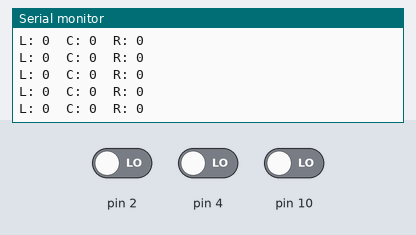
The sketch below on a simulated Arduino Uno, built with avr-gcc and run on an emulated ATmega328P. Shown: the last lines printed to the serial monitor. The test bench sets the inputs (shaded band); at power-on: pin 2 LOW, pin 4 LOW, pin 10 LOW.

Above: at 1.2 s.
1.3 s: pin 2 driven HIGH
At 1.8 s:
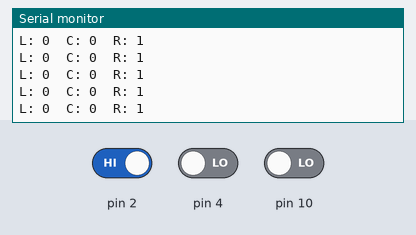
4.3 s: pin 4 driven HIGH
At 4.8 s:
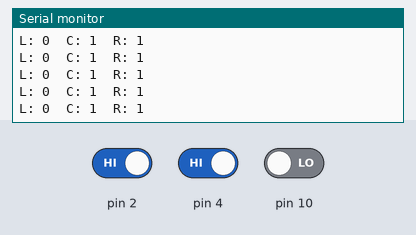
7.3 s: pin 10 driven HIGH
At 8.0 s:
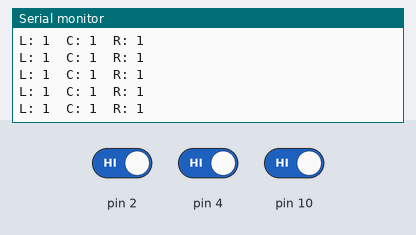
8.8 s: pin 2 driven LOW
At 9.3 s:
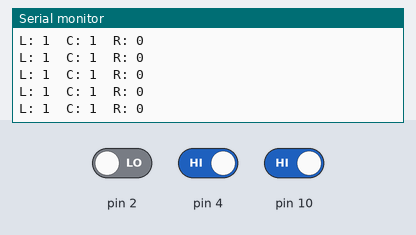
11.8 s: pin 4 driven LOW
At 12.8 s:
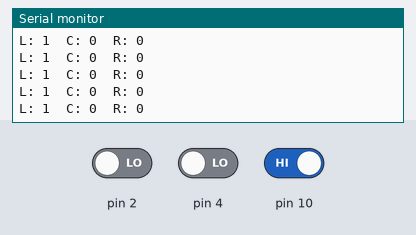
13.3 s: pin 10 driven LOW
At 13.8 s:
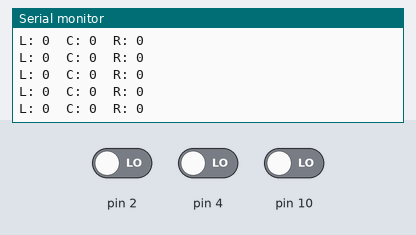

The sketch:

testLinetraker.ino
```cpp
// If LT_ returns true it means it found a white stripe.
// 0 for white, 1 elsewise

#define LTL digitalRead(10) // Left
#define LTC digitalRead(4) // Center
#define LTR digitalRead(2) // Right

void setup()
{
  Serial.begin(9600);
}

void loop()
{
  Serial.print("L: ");
  Serial.print(LTL);
  Serial.print("\tC: ");
  Serial.print(LTC);
  Serial.print("\tR: ");
  Serial.println(LTR);
}
```

Measured:
- after the input at 1.3 s, the serial monitor: prints a new line after 0.06 s (image 1)
- after the input at 4.3 s, the serial monitor: prints a new line after 0.06 s (image 2)
- after the input at 7.3 s, the serial monitor: prints a new line after 0.07 s (image 3)
- after the input at 8.8 s, the serial monitor: prints a new line after 0.07 s (image 4)
- after the input at 11.8 s, the serial monitor: prints a new line after 0.06 s (image 5)
- after the input at 13.3 s, the serial monitor: prints a new line after 0.08 s (image 6)
